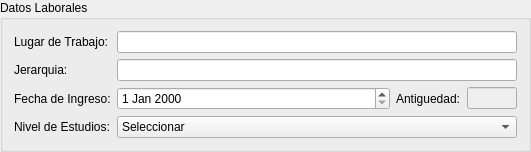
      <widget class="QGroupBox" name="groupBox_4">
       <property name="geometry">
        <rect>
         <x>478</x>
         <y>55</y>
         <width>514</width>
         <height>131</height>
        </rect>
       </property>
       <property name="title">
        <string>Datos Laborales</string>
       </property>
       <layout class="QGridLayout" name="gridLayout_12">
        <item row="0" column="0">
         <widget class="QLabel" name="label_6">
          <property name="sizePolicy">
           <sizepolicy hsizetype="Preferred" vsizetype="Expanding">
            <horstretch>0</horstretch>
            <verstretch>0</verstretch>
           </sizepolicy>
          </property>
          <property name="styleSheet">
           <string notr="true"/>
          </property>
          <property name="frameShape">
           <enum>QFrame::NoFrame</enum>
          </property>
          <property name="frameShadow">
           <enum>QFrame::Plain</enum>
          </property>
          <property name="text">
           <string>Lugar de Trabajo:</string>
          </property>
          <property name="alignment">
           <set>Qt::AlignLeading|Qt::AlignLeft|Qt::AlignVCenter</set>
          </property>
         </widget>
        </item>
        <item row="0" column="1" colspan="3">
         <widget class="QLineEdit" name="af_lugar_trabajo">
          <property name="sizePolicy">
           <sizepolicy hsizetype="Fixed" vsizetype="Fixed">
            <horstretch>0</horstretch>
            <verstretch>0</verstretch>
           </sizepolicy>
          </property>
          <property name="minimumSize">
           <size>
            <width>400</width>
            <height>0</height>
           </size>
          </property>
         </widget>
        </item>
        <item row="1" column="0">
         <widget class="QLabel" name="label_20">
          <property name="sizePolicy">
           <sizepolicy hsizetype="Preferred" vsizetype="Expanding">
            <horstretch>0</horstretch>
            <verstretch>0</verstretch>
           </sizepolicy>
          </property>
          <property name="styleSheet">
           <string notr="true"/>
          </property>
          <property name="frameShape">
           <enum>QFrame::NoFrame</enum>
          </property>
          <property name="frameShadow">
           <enum>QFrame::Plain</enum>
          </property>
          <property name="text">
           <string>Jerarquia:</string>
          </property>
          <property name="alignment">
           <set>Qt::AlignLeading|Qt::AlignLeft|Qt::AlignVCenter</set>
          </property>
         </widget>
        </item>
        <item row="2" column="0">
         <widget class="QLabel" name="label_18">
          <property name="sizePolicy">
           <sizepolicy hsizetype="Preferred" vsizetype="Expanding">
            <horstretch>0</horstretch>
            <verstretch>0</verstretch>
           </sizepolicy>
          </property>
          <property name="styleSheet">
           <string notr="true"/>
          </property>
          <property name="frameShape">
           <enum>QFrame::NoFrame</enum>
          </property>
          <property name="frameShadow">
           <enum>QFrame::Plain</enum>
          </property>
          <property name="text">
           <string>Fecha de Ingreso:</string>
          </property>
          <property name="alignment">
           <set>Qt::AlignLeading|Qt::AlignLeft|Qt::AlignVCenter</set>
          </property>
         </widget>
        </item>
        <item row="2" column="1">
         <widget class="QDateEdit" name="af_fecha_ingreso">
          <property name="sizePolicy">
           <sizepolicy hsizetype="Minimum" vsizetype="Fixed">
            <horstretch>0</horstretch>
            <verstretch>0</verstretch>
           </sizepolicy>
          </property>
         </widget>
        </item>
        <item row="2" column="2">
         <widget class="QLabel" name="label_17">
          <property name="sizePolicy">
           <sizepolicy hsizetype="Fixed" vsizetype="Expanding">
            <horstretch>0</horstretch>
            <verstretch>0</verstretch>
           </sizepolicy>
          </property>
          <property name="styleSheet">
           <string notr="true"/>
          </property>
          <property name="frameShape">
           <enum>QFrame::NoFrame</enum>
          </property>
          <property name="frameShadow">
           <enum>QFrame::Plain</enum>
          </property>
          <property name="text">
           <string>Antiguedad:</string>
          </property>
          <property name="alignment">
           <set>Qt::AlignLeading|Qt::AlignLeft|Qt::AlignVCenter</set>
          </property>
         </widget>
        </item>
        <item row="2" column="3">
         <widget class="QLineEdit" name="af_antiguedad">
          <property name="enabled">
           <bool>false</bool>
          </property>
          <property name="sizePolicy">
           <sizepolicy hsizetype="Expanding" vsizetype="Fixed">
            <horstretch>0</horstretch>
            <verstretch>0</verstretch>
           </sizepolicy>
          </property>
          <property name="maximumSize">
           <size>
            <width>50</width>
            <height>16777215</height>
           </size>
          </property>
         </widget>
        </item>
        <item row="3" column="0">
         <widget class="QLabel" name="label_29">
          <property name="sizePolicy">
           <sizepolicy hsizetype="Preferred" vsizetype="Expanding">
            <horstretch>0</horstretch>
            <verstretch>0</verstretch>
           </sizepolicy>
          </property>
          <property name="styleSheet">
           <string notr="true"/>
          </property>
          <property name="frameShape">
           <enum>QFrame::NoFrame</enum>
          </property>
          <property name="frameShadow">
           <enum>QFrame::Plain</enum>
          </property>
          <property name="text">
           <string>Nivel de Estudios:</string>
          </property>
          <property name="alignment">
           <set>Qt::AlignLeading|Qt::AlignLeft|Qt::AlignVCenter</set>
          </property>
         </widget>
        </item>
        <item row="1" column="1" colspan="3">
         <widget class="QLineEdit" name="af_jerarquia">
          <property name="sizePolicy">
           <sizepolicy hsizetype="Expanding" vsizetype="Fixed">
            <horstretch>0</horstretch>
            <verstretch>0</verstretch>
           </sizepolicy>
          </property>
         </widget>
        </item>
        <item row="3" column="1" colspan="3">
         <widget class="QComboBox" name="af_nivel_estudios">
          <property name="sizePolicy">
           <sizepolicy hsizetype="Preferred" vsizetype="Fixed">
            <horstretch>0</horstretch>
            <verstretch>0</verstretch>
           </sizepolicy>
          </property>
          <item>
           <property name="text">
            <string>Seleccionar</string>
           </property>
          </item>
          <item>
           <property name="text">
            <string>Primario Completo</string>
           </property>
          </item>
          <item>
           <property name="text">
            <string>Primario Incompleto</string>
           </property>
          </item>
          <item>
           <property name="text">
            <string>Secundario Completo</string>
           </property>
          </item>
          <item>
           <property name="text">
            <string>Secundario Incompleto</string>
           </property>
          </item>
          <item>
           <property name="text">
            <string>Terciario Completo</string>
           </property>
          </item>
          <item>
           <property name="text">
            <string>Terciario Incompleto</string>
           </property>
          </item>
          <item>
           <property name="text">
            <string>Universitario Completo</string>
           </property>
          </item>
          <item>
           <property name="text">
            <string>Universitario Incompleto</string>
           </property>
          </item>
         </widget>
        </item>
       </layout>
      </widget>
